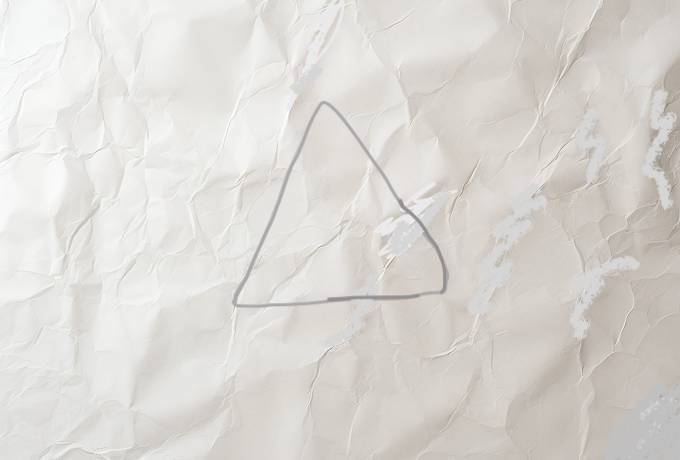
#> input picture EdgeDetection/pythonProject/paper4.jpeg, 680 x 460 px, found by its file name
$ python sobel_manual.py
#> lines starting #> are read from the running program, lines starting #| are printed output that depends on the picture
import cv2
import numpy as np
import matplotlib.pyplot as plt
import time


def load_image(path):
    return cv2.imread(path)
#> returned value is the input picture: shape (460, 680, 3); mean B, G, R 212.2, 216.6, 219.6


def convert_to_grayscale(image):
    return cv2.cvtColor(image, cv2.COLOR_BGR2GRAY)
#> returned value: shape (460, 680)


def convolve(image, kernel):
    #convoluția asupra imaginii folosind un kernel 3x3
    h, w = image.shape
#> h = 460; w = 680
    kh, kw = kernel.shape
    pad = kh // 2
    output = np.zeros((h, w), dtype=np.float64)

    #aplic kernelul pe fiecare pixel
    for i in range(pad, h - pad):
        for j in range(pad, w - pad):
            region = image[i - pad:i + pad + 1, j - pad:j + pad + 1]
            output[i, j] = np.sum(region * kernel)
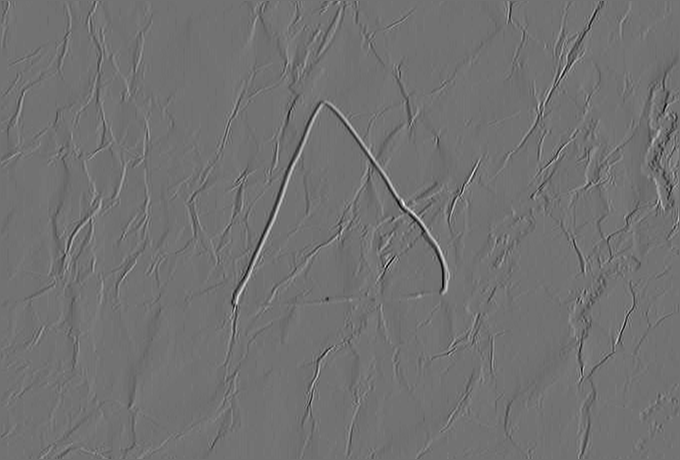
#> output: shape (460, 680) float64; min -278, max 341, mean -0.6; drawn with min black and max white

    return output


def apply_sobel_operator_manual1(image, threshold):
    # operatorii sobel
    sobel_x = np.array([[-1, 0, 1], [-2, 0, 2], [-1, 0, 1]], dtype=np.float64)
    sobel_y = np.array([[-1, -2, -1], [0, 0, 0], [1, 2, 1]], dtype=np.float64)

    grad_x = convolve(image, sobel_x)
    grad_y = convolve(image, sobel_y)
#> after the loop in convolve (call 2), `for i in range(pad, h - pad):`:
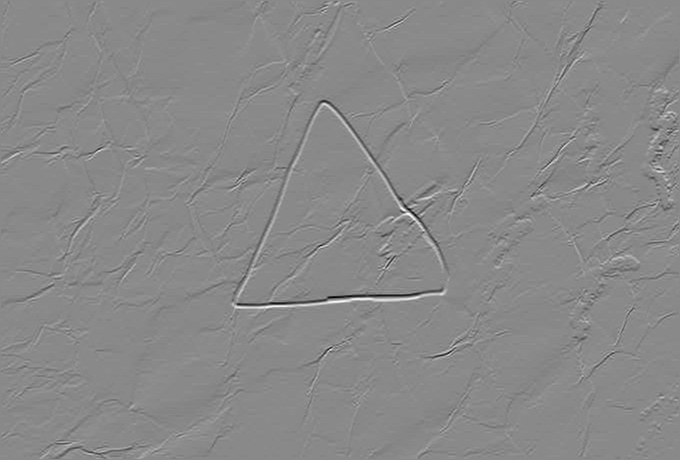
#> output: shape (460, 680) float64; min -303, max 259, mean -0.3; drawn with min black and max white

    grad_magnitude = np.sqrt(grad_x ** 2 + grad_y ** 2)
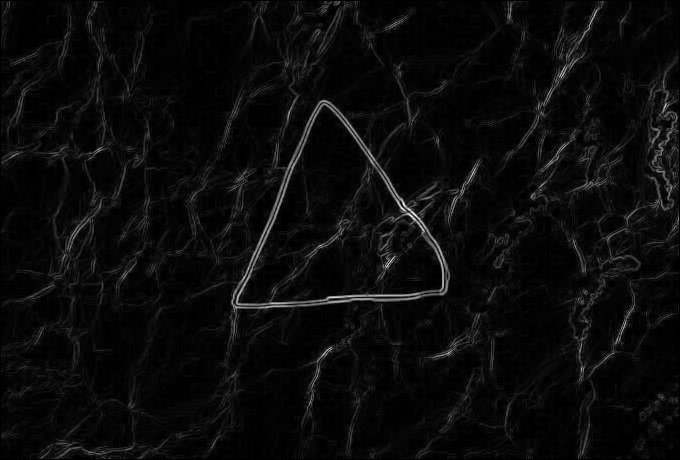
#> grad_magnitude: shape (460, 680) float64; min 0, max 356.8, mean 15.3; drawn with min black and max white
    grad_magnitude = grad_magnitude > threshold
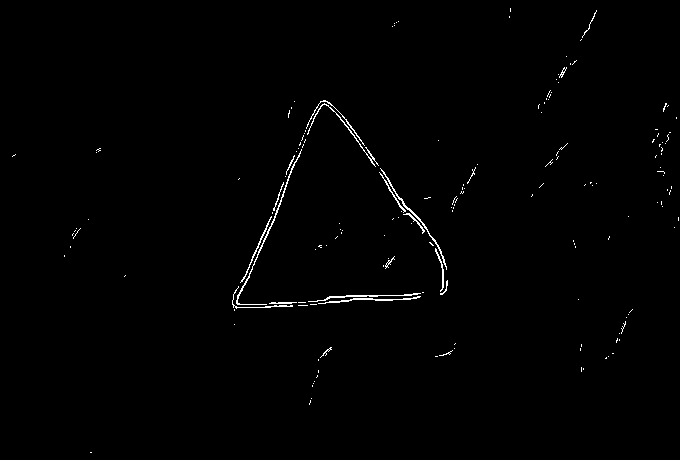
#> grad_magnitude: shape (460, 680) bool; 0.76% white in thin lines or dots

    return grad_x, grad_y, grad_magnitude


def apply_sobel_operator_manual(image):

    sobel_x = np.array([[-1, 0, 1], [-2, 0, 2], [-1, 0, 1]], dtype=np.float64)
    sobel_y = np.array([[-1, -2, -1], [0, 0, 0], [1, 2, 1]], dtype=np.float64)

    grad_x = convolve(image, sobel_x)
    grad_y = convolve(image, sobel_y)

    grad_magnitude = np.sqrt(grad_x ** 2 + grad_y ** 2)

    grad_direction = np.arctan2(grad_y, grad_x)

    return grad_x, grad_y, grad_magnitude, grad_direction


def normalize_image(image):
    return np.uint8(255 * np.abs(image) / np.max(image))
#> in normalize_image (call 2), `return np.uint8(255 * np.abs(image) / np.max(image))`:
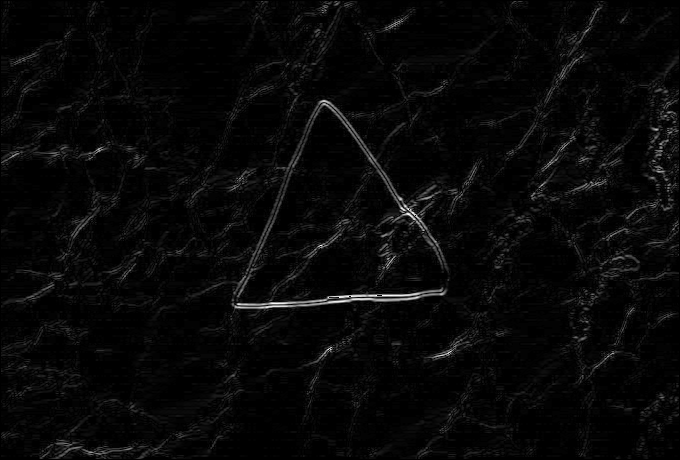
#> returned value: shape (460, 680); min 0, max 255, mean 7.8
#> in normalize_image (call 3), `return np.uint8(255 * np.abs(image) / np.max(image))`: returned value: shape (460, 680); 0.76% white in thin lines or dots


def plot_images(images, titles):
    num_images = len(images)
#> num_images = 4
    plt.figure(figsize=(15, 10))
    for i in range(num_images):
        plt.subplot(2, 2, i + 1)
        cmap = 'gray' if len(images[i].shape) == 2 else None
        plt.imshow(images[i], cmap=cmap)
        plt.title(titles[i])
        plt.axis('off')
    plt.show()
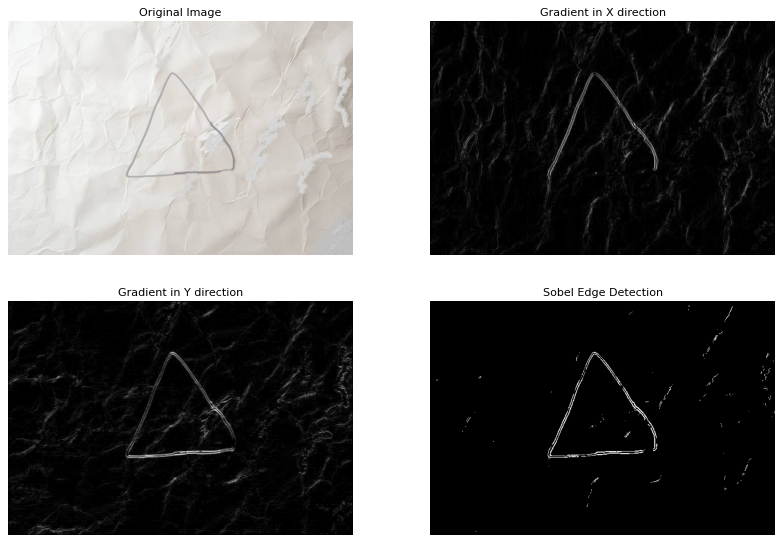
#> figure drawn by matplotlib, 4 panels


if __name__ == "__main__":
    image_path = '/Users/dariatache/Desktop/PrelucrareSemnale/EdgeDetection/pythonProject/paper4.jpeg'
    image = load_image(image_path)
    threshold = 150
    start_time = time.time()

    gray_image = convert_to_grayscale(image)
    grad_x, grad_y, grad_magnitude = apply_sobel_operator_manual1(gray_image, threshold)

    grad_x_norm = normalize_image(grad_x)
    grad_y_norm = normalize_image(grad_y)
    grad_magnitude_norm = normalize_image(grad_magnitude)

    end_time = time.time()
    print(f"Edge detection completed in {end_time - start_time:.6f} seconds")

    images = [
        cv2.cvtColor(image, cv2.COLOR_BGR2RGB),
        grad_x_norm,
        grad_y_norm,
        grad_magnitude_norm
    ]
    titles = [
        "Original Image",
        "Gradient in X direction",
        "Gradient in Y direction",
        "Sobel Edge Detection"
    ]

    plot_images(images, titles)
    plt.figure(figsize=(15, 10))
    for i in range(len(images)):
        plt.subplot(2, 2, i + 1)
        cmap = 'gray' if len(images[i].shape) == 2 else None
        plt.imshow(images[i], cmap=cmap)
        plt.title(titles[i])
        plt.axis('off')
#> this loop made 4 passes
    plt.savefig("triunghiSobelManual.jpeg", bbox_inches='tight')
